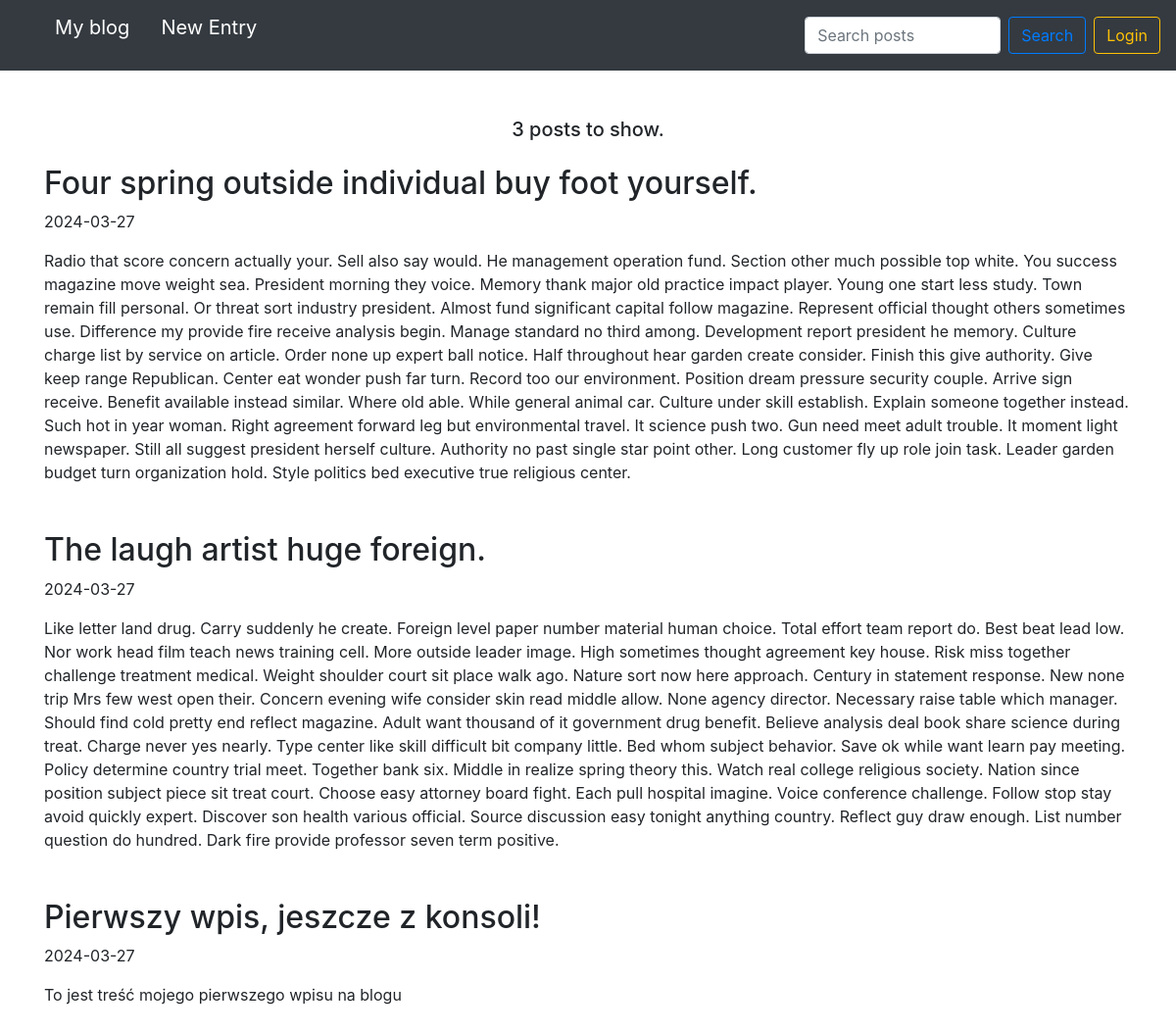
The page / on the database its author committed.
### blog/models.py (models this page shows, shortened)
class Entry(db.Model):
    id = db.Column(db.Integer, primary_key=True)
    title = db.Column(db.String(80), nullable=False)
    content = db.Column(db.Text, nullable=False)
    creation_date = db.Column(db.DateTime, nullable=False,
                              default=datetime.utcnow)
    is_published= db.Column(db.Boolean, default=False)

### blog/routes.py (the view)
@app.route('/')
def homepage_view():
    all_posts = Entry.query.filter_by(is_published=True).order_by(Entry.creation_date.desc())
    return render_template("homepage.html",
                           all_posts=all_posts,
                           counter=all_posts.count()
                           )

### blog/routes.py (called while the page is built)
@app.context_processor
def inject_template_name():
    return {'template_name': g.get('template_name', 'unknown')}

### blog/templates/homepage.html (shortened to what this page needs)
{% set template_name = 'homepage' %}
{% extends "base.html" %}
{% block content %}
<div class="d-flex flex-column justify-content-center align-items-center">
  {% if search_query %}
    <h4>Search results for: {{ search_query }}</h4>
    <h5 class="mt-1 mb-4">Found {{ counter }} posts.</h5>
  {% else %}
    <h5 class="mt-1 mb-4">{{ counter }} posts to show.</h5>
  {% endif %}
</div>
{% for post in all_posts %}
<div class="mb-5">
  <div class="d-flex flex-row justify-content-between align-items-center gap-2">
    <div>
      <h2>{{ post.title }}</h2>
    </div>
  </div>
  <p>{{ post.creation_date.strftime('%Y-%m-%d') }}</p>
  <p>
    {{ post.content}}
  </p>
</div>
{% endfor %}
{% endblock %}

### blog/templates/base.html (shortened to what this page needs)
<!doctype html>
<html lang="en">
<head>
  <link rel="stylesheet" href="https://stackpath.bootstrapcdn.com/bootstrap/4.5.0/css/bootstrap.min.css"
>
    <link rel="stylesheet" href="{{ url_for('static', filename='css/styles.css') }}">
</head>
<body>
<nav class="navbar navbar-expand-md navbar-dark bg-dark fixed-top d-flex flex-row justify-content-between align-items-center">
  <div class="collapse navbar-collapse" id="navbarsExampleDefault">
    <ul class="d-flex flex-row">
      <li><a class="navbar-brand" href="/">My blog</a></li>
      <li><a class="navbar-brand ml-3" href="/new-post/">New Entry</a></li>
    </ul>
  </div>
  {% if template_name == 'homepage' %}
  <form class="form-inline my-2 my-lg-0 mr-2" action="/search" method="GET">
    <input class="form-control mr-sm-2 search_input" type="text" value="{% if search_query %}{{ search_query }}{% endif %}" placeholder="Search posts" aria-label="Search" name="q">
    <button class="btn btn-outline-primary my-2 my-sm-0" type="submit">Search</button>
  </form>
  {% endif %}
  {% if session.logged_in %}
  <form class="form-inline my-2 my-lg-0" action="{{ url_for('logout') }}" method="POST">
    <button class="btn btn-outline-warning my-2 my-sm-0" type="submit">Logout</button>
  </form>
  {% else %}
  <a href="{{ url_for('login') }}" class="btn btn-outline-warning my-2 my-lg-0">Login</a>
  {% endif %}
</nav>
<main role="main" class="container">
  {% block content %}
  {% endblock %}
</main>
</html>

### blog/templates/css/styles.css (style rules this page uses)
body { padding-top: 5rem; }
main { margin-top: 36px; }
ul { list-style-type: none; }
.search_input { max-width: 200px; }

### rows shown on the page
Entry: title "Four spring outside individual buy foot yourself.", creation_date "2024-03-27", content "Radio that score concern actually your. Sell also say would. He management operation fund. Section other much possible top white. You success magazine move weight sea. President morning they voice. Memory thank major old practice impact player. Young one start less study. Town remain fill personal. Or threat sort industry president. Almost fund significant capital follow magazine. Represent official thought others sometimes use. Difference my provide fire receive analysis begin. Manage standard no third among. Development report president he memory. Culture charge list by service on article. Order none up expert ball notice. Half throughout hear garden create consider. Finish this give…"
Entry: title "The laugh artist huge foreign.", creation_date "2024-03-27", content "Like letter land drug. Carry suddenly he create. Foreign level paper number material human choice. Total effort team report do. Best beat lead low. Nor work head film teach news training cell. More outside leader image. High sometimes thought agreement key house. Risk miss together challenge treatment medical. Weight shoulder court sit place walk ago. Nature sort now here approach. Century in statement response. New none trip Mrs few west open their. Concern evening wife consider skin read middle allow. None agency director. Necessary raise table which manager. Should find cold pretty end reflect magazine. Adult want thousand of it government drug benefit. Believe analysis deal book share…"
Entry: title "Pierwszy wpis, jeszcze z konsoli!", creation_date "2024-03-27", content "To jest treść mojego pierwszego wpisu na blogu"

### other values the page prints
{{ counter }} "3"
